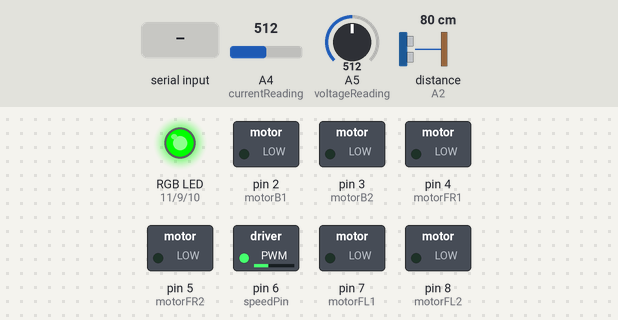
Recording of a sketch running on a simulated Arduino Uno, built with avr-gcc and run on an emulated ATmega328P. On the bench: switched loads named in the sketch (green lamp = pin HIGH), an RGB LED mixed from three pins (HIGH = lit). Wiring (inferred from the names in the program): ultrasonic range finder: trigger pin 12; echo A2. Dashed ring = blinking. The test bench sets the inputs (shaded band); at power-on: distance to the obstacle (sensor on A2) 80 cm, A4 (currentReading) = 512, A5 (voltageReading) = 512. The echo pulse lasts 58.3 µs per cm; pins used as bus, display or sensor lines are not drawn; what the sketch prints to the serial monitor is not drawn.

Above: at 1.2 s.
1.3 s: "A\n" received over Serial
At 1.68 s:
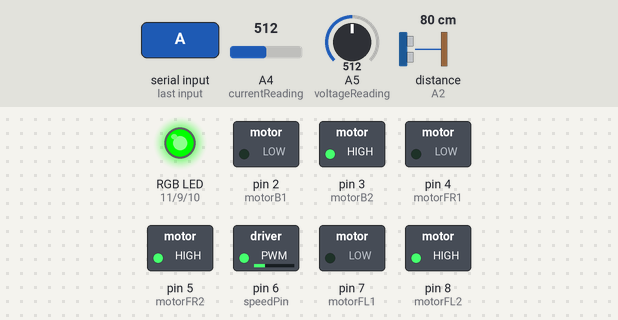
4.3 s: distance to the obstacle (sensor on A2) set to 2 cm
At 4.47 s:
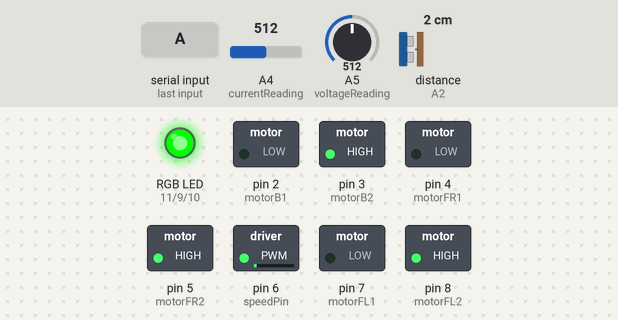
7.3 s: byte 76 ('L') received over Serial
10.3 s: byte 83 ('S') received over Serial
At 10.46 s:
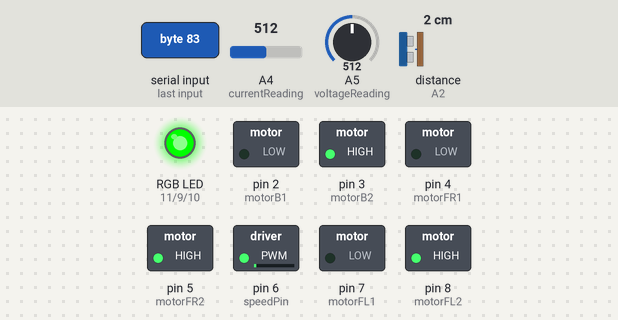
13.3 s: byte 109 ('m') received over Serial
At 13.56 s:
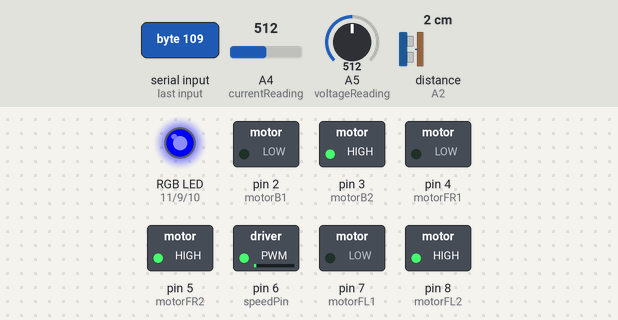
16.3 s: byte 115 ('s') received over Serial
At 20.25 s:
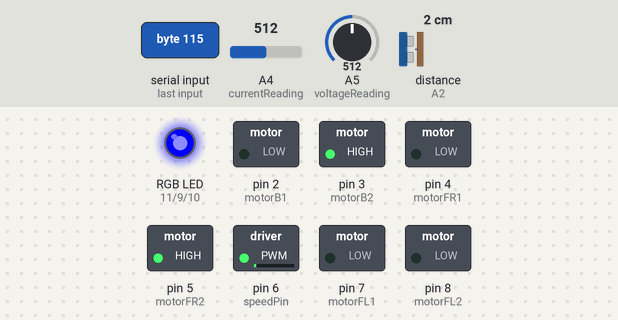
Timing chart, 0 to 20.3 s (numbered marks = the images above; inputs shaded):
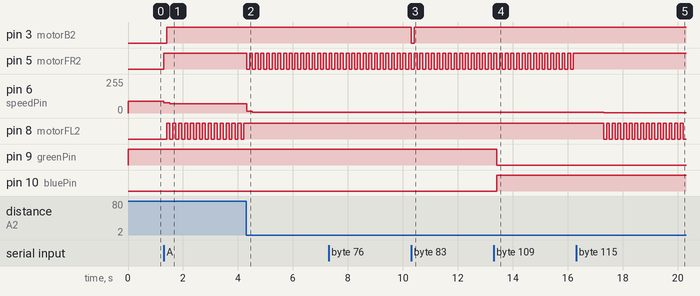

The sketch:

frimware.ino
```cpp
//F=Front, B=Back, L=Left, R=Right

// Front Motors
#define motorFR1 4
#define motorFR2 5
#define motorFL1 7
#define motorFL2 8

// Back Motors
#define motorB1 2  // b1 first mutual input
#define motorB2 3  // b2 second mutual input

#define speedPin 6
const int lowSpeed = 0;
const int mediumSpeed = 1;
const int highSpeed = 2;

int speed = lowSpeed;

int motion;
// Ultrasonic sensors pins
#define TRIG_SIDE 12
#define ECHO_SIDE A2
#define TRIG_FRONT 13
#define ECHO_FRONT A3

// PID variables
float setpoint = 10.0; // Desired distance from the wall in cm
float Kp = 1.0;        // Proportional gain
float Ki = 0.01;       // Integral gain
float Kd = 0.01;       // Derivative gain

float previous_error = 0;
float integral = 0;
float distance;       // (PID input) Current distance from the wall
float output;         // PID output
unsigned int Last_Time = 0;
const unsigned int Sample_Time = 100; // Time interval between PID calculations in milliseconds

// Define mode variable (manual or autonomous)
int mode = -1;  // -1 indicates no mode selected yet, 0 = Manual, 1 = Autonomous
int motorSpeed = 255; // Default speed (maximum speed)

// Obstacle avoidance parameters
float obstacleDistance = 10.0; // Front distance in cm to detect an obstacle

// Voltage sensor reading

#define voltageReading A5

float vout,vValue;

// current reading

#define currentReading A4
float cValue =0.0;
float vRead =0.0;
const float sensitivity = 100.0,currentRead; // 100mV/A
// RGB
#define greenPin 9
#define bluePin 10
#define redPin 11


// Making a variable named motion
// Assigned to 1 when moving forward or after stopping
// Assigned to 0 when moving backward
void setup() {
  Serial.begin(9600);

  // Set motor pins as outputs
  pinMode(motorB1,OUTPUT);
  pinMode(motorB2,OUTPUT);
  pinMode(motorFR1,OUTPUT);
  pinMode(motorFR2,OUTPUT);
  pinMode(motorFL1,OUTPUT);
  pinMode(motorFL2,OUTPUT);
  pinMode(speedPin, OUTPUT);
  setSpeed('l');
  // Set voltage sensor pin
  pinMode(voltageReading,INPUT);

  // Set ultrasonic sensor pins
  pinMode(TRIG_SIDE, OUTPUT);
  pinMode(ECHO_SIDE, INPUT);
  pinMode(TRIG_FRONT, OUTPUT);
  pinMode(ECHO_FRONT, INPUT);

  // Set current sensor pin
  pinMode(currentReading,INPUT);

 // RGB pins
  pinMode(greenPin, OUTPUT);
  pinMode(bluePin, OUTPUT);
  pinMode(redPin, OUTPUT);

}
#define time_to_send_data 1500
long pevTime;

void loop() {
  // check the obstacle after the mode is selected
  if (Serial.available()>0){
    char recieved_command = Serial.read();
    switch(recieved_command){
      // Manual control
        case 'F':
        case 'B':
        case 'R':
        case 'L':
        case 'S':
        manualControl(recieved_command);
        break;
      // Mode set
        case 'M': mode = 0;
        break;
        case 'A': mode = 1;
        break;
      // Speed change
        case 'l':
        case 'm':
        case 'h':
        setSpeed(recieved_command);
        break;
      // Set distanse to the wall
        case 's':
        assignSetPoint();
        break;

    }
  }
  if (millis()-pevTime >= time_to_send_data){
    Serial.write('d');
    Serial.print(String(getUltrasonicDistance(TRIG_SIDE, ECHO_SIDE)));
    Serial.write(' ');
    Serial.write('c');
    Serial.print(current());
    Serial.write(' ');
    Serial.write('v');
    Serial.print(voltRead());
    Serial.write(' ');
  }
  if(mode == 1)
    autonomousControl();
}

// Function for manual mode
void manualControl(char motion) {
    switch (motion) {
      case 'F':
        moveForward();
        break;
      case 'B':
        moveBackward();
        break;
      case 'R':
        rotateRight();
        break;
      case 'L':
        rotateLeft();
        break;
      case 'S':
        stopAllMotors();
    }

}

// Function for autonomous mode
void autonomousControl() {
  // Get the distance from the side ultrasonic sensor
  distance = getUltrasonicDistance(TRIG_SIDE, ECHO_SIDE);

  // PID control equation
  unsigned int Now = millis();
  if (Now - Last_Time >= Sample_Time) {
    float error = setpoint - distance;
    integral += error * (Sample_Time / 1000.0);
    float derivative = (error - previous_error) / (Sample_Time / 1000.0);
    output = Kp * error + Ki * integral + Kd * derivative;

    previous_error = error;
    Last_Time = Now;

    // Control motors based on PID output
    controlMotors(output);
  }
  delay(100);
}
void assignSetPoint(){
  String distance = Serial.readStringUntil(' ');
  setpoint = distance.toFloat();
}
// Function to control the motors based on PID output
void controlMotors(float PIDOutput) {
  int speed = constrain(abs(PIDOutput), 0, motorSpeed);
  analogWrite(speedPin, speed);
  if (PIDOutput > 0) {
    rotateRight();
    delay(100);
  } else if (PIDOutput < 0) {
    rotateLeft();
    delay(100);
  }
  moveForward();
}

// Function to get distance from an ultrasonic sensor
float getUltrasonicDistance(int trigPin, int echoPin) {
  digitalWrite(trigPin, LOW);
  delay(1);
  digitalWrite(trigPin, HIGH);
  delay(1);
  digitalWrite(trigPin, LOW);

  long duration = pulseIn(echoPin, HIGH);
  // Measures the time length the ECHO_PIN stays HIGH.
  // This represents the time it takes for the ultrasonic pulse to travel to the wall and back.
  // pulseIn() measures time in microseconds

  return duration * 0.0344 / 2;
  // Divided by 2 for the time of the pulse traveling to the wall and back.
  // The multiplication by 0.0344 converts the time into distance in cm (since sound travels at 0.0344 cm/µs).
}

// Function to check if obstacle is detected
bool obstacleDetected() {
  float frontDistance = getUltrasonicDistance(TRIG_FRONT, ECHO_FRONT);
  return frontDistance < obstacleDistance;
}

// get volt reading

float voltRead() {

 vValue = analogRead(voltageReading);
 vValue = (vValue / 1023.0) *5.0; // arduino voltage reading
 vout = vValue *5.0; // described below
 // the number 5 was deduced by the voltage divider rule
 // for futher info about schematic check https://www.datasheethub.com/wp-content/uploads/2022/10/arduino-25v-voltage-sensor-module.pdf
  return vout;
}

// get current readings
float current() {
  cValue = analogRead(currentReading);
  vRead = cValue * 5.0 / 1023;
  float currentRead = (vRead-2.5)/(sensitivity/1000); // changing voltage read to current read
  return currentRead;
}
// speed set with RGB
void setSpeed(char speed) {
  switch(speed) {
     case 'l':
      analogWrite(speedPin,90);
      digitalWrite(greenPin,HIGH);
      digitalWrite(bluePin,LOW);
      digitalWrite(redPin,LOW);
     break;

     case 'm':
      analogWrite(speedPin,190);
      digitalWrite(greenPin,LOW);
      digitalWrite(bluePin,HIGH);
      digitalWrite(redPin,LOW);
     break;

     case 'h':
      analogWrite(speedPin,255);
      digitalWrite(greenPin,LOW);
      digitalWrite(bluePin,LOW);
      digitalWrite(redPin,HIGH);
      break;
   }
}
// Manual control functions

void moveForward() {
   motion = 0;

   digitalWrite(motorB2,HIGH);
   digitalWrite(motorB1,LOW);
   digitalWrite(motorFR2,HIGH);
   digitalWrite(motorFR1,LOW);
   digitalWrite(motorFL2,HIGH);
   digitalWrite(motorFL1,LOW);
}

void moveBackward() {
   motion = 1;
   digitalWrite(motorB2,LOW);
   digitalWrite(motorB1,HIGH);
   digitalWrite(motorFR2,LOW);
   digitalWrite(motorFR1,HIGH);
   digitalWrite(motorFL2,LOW);
   digitalWrite(motorFL1,HIGH);
}

void rotateRight() {
   digitalWrite(motorFR1,LOW);
   digitalWrite(motorFR2,LOW);
   digitalWrite(motorFL1,motion);
   digitalWrite(motorFL2,!motion);
}

void rotateLeft() {
   digitalWrite(motorFR1,motion);
   digitalWrite(motorFR2,!motion);
   digitalWrite(motorFL1,LOW);
   digitalWrite(motorFL2,LOW);
}

void stopAllMotors() {
   digitalWrite(motorB1,LOW);
   digitalWrite(motorB2,LOW);
   digitalWrite(motorFR1,LOW);
   digitalWrite(motorFR2,LOW);
   digitalWrite(motorFL1,LOW);
   digitalWrite(motorFL2,LOW);

   motion = 0; // To make rotating front wheels rotate in forward direction as default after stopping
}
```

Measured:
- after the input at 1.3 s, pin 3 (motorB2): LOW → HIGH after 0.11 s; pin 5 (motorFR2): LOW → HIGH at once; pin 6 (speedPin): 90/255 → 76/255 at once, → 70/255 0.22 s later; pin 8 (motorFL2): alternates HIGH for 0.12 s and LOW for 0.10 s, starting after 0.11 s
- after the input at 4.3 s, pin 5 (motorFR2): alternates HIGH for 0.11 s and LOW for 0.10 s, starting at once; pin 6 (speedPin): 70/255 → 15/255 at once, → 7/255 0.21 s later; pin 8 (motorFL2): stops changing and stays HIGH
- after the input at 10.3 s, pin 3 (motorB2): HIGH → LOW at once, → HIGH 0.11 s later
- after the input at 13.3 s, pin 9 (greenPin): HIGH → LOW after 0.11 s; pin 10 (bluePin): LOW → HIGH after 0.11 s
- after the input at 16.3 s, pin 5 (motorFR2): stops changing and stays HIGH; pin 6 (speedPin): 7/255 → 3/255 after 1.0 s, → 2/255 0.21 s later; pin 8 (motorFL2): alternates HIGH for 0.11 s and LOW for 0.10 s, starting after 1.0 s
